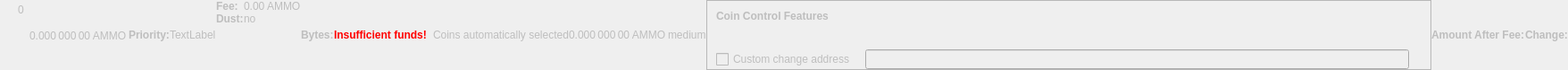
    <widget class="QWidget" name="dummyHideWidget" native="true">
     <property name="enabled">
      <bool>false</bool>
     </property>
     <property name="maximumSize">
      <size>
       <width>100</width>
       <height>22</height>
      </size>
     </property>
     <layout class="QHBoxLayout" name="dummyHideLayout">
      <property name="spacing">
       <number>0</number>
      </property>
      <property name="margin">
       <number>0</number>
      </property>
      <item>
       <layout class="QFormLayout" name="formLayoutCoinControl1">
        <property name="horizontalSpacing">
         <number>10</number>
        </property>
        <property name="verticalSpacing">
         <number>14</number>
        </property>
        <property name="leftMargin">
         <number>10</number>
        </property>
        <property name="topMargin">
         <number>4</number>
        </property>
        <property name="rightMargin">
         <number>6</number>
        </property>
        <item row="0" column="1">
         <widget class="QLabel" name="labelCoinControlBytes">
          <property name="cursor">
           <cursorShape>IBeamCursor</cursorShape>
          </property>
          <property name="contextMenuPolicy">
           <enum>Qt::ActionsContextMenu</enum>
          </property>
          <property name="text">
           <string notr="true">0</string>
          </property>
          <property name="textInteractionFlags">
           <set>Qt::LinksAccessibleByMouse|Qt::TextSelectableByKeyboard|Qt::TextSelectableByMouse</set>
          </property>
         </widget>
        </item>
       </layout>
      </item>
      <item>
       <widget class="QLabel" name="labelCoinControlAfterFee">
        <property name="enabled">
         <bool>false</bool>
        </property>
        <property name="sizePolicy">
         <sizepolicy hsizetype="Fixed" vsizetype="Fixed">
          <horstretch>0</horstretch>
          <verstretch>0</verstretch>
         </sizepolicy>
        </property>
        <property name="minimumSize">
         <size>
          <width>111</width>
          <height>12</height>
         </size>
        </property>
        <property name="maximumSize">
         <size>
          <width>111</width>
          <height>12</height>
         </size>
        </property>
        <property name="cursor">
         <cursorShape>IBeamCursor</cursorShape>
        </property>
        <property name="contextMenuPolicy">
         <enum>Qt::ActionsContextMenu</enum>
        </property>
        <property name="text">
         <string notr="true">0.000 000 00 AMMO</string>
        </property>
        <property name="textInteractionFlags">
         <set>Qt::LinksAccessibleByMouse|Qt::TextSelectableByKeyboard|Qt::TextSelectableByMouse</set>
        </property>
       </widget>
      </item>
      <item>
       <widget class="QLabel" name="labelCoinControlPriorityText">
        <property name="enabled">
         <bool>false</bool>
        </property>
        <property name="font">
         <font>
          <weight>75</weight>
          <bold>true</bold>
         </font>
        </property>
        <property name="text">
         <string>Priority:</string>
        </property>
       </widget>
      </item>
      <item>
       <layout class="QHBoxLayout" name="horizontalLayout">
        <item>
         <widget class="QLabel" name="WarningLabel">
          <property name="text">
           <string>TextLabel</string>
          </property>
         </widget>
        </item>
       </layout>
      </item>
      <item>
       <layout class="QFormLayout" name="formLayoutCoinControl3">
        <property name="horizontalSpacing">
         <number>0</number>
        </property>
        <property name="verticalSpacing">
         <number>0</number>
        </property>
        <property name="leftMargin">
         <number>0</number>
        </property>
        <property name="topMargin">
         <number>0</number>
        </property>
        <property name="rightMargin">
         <number>0</number>
        </property>
        <item row="0" column="0">
         <widget class="QLabel" name="labelCoinControlFeeText">
          <property name="enabled">
           <bool>false</bool>
          </property>
          <property name="font">
           <font>
            <weight>75</weight>
            <bold>true</bold>
           </font>
          </property>
          <property name="text">
           <string>Fee:</string>
          </property>
          <property name="margin">
           <number>0</number>
          </property>
         </widget>
        </item>
        <item row="0" column="1">
         <widget class="QLabel" name="labelCoinControlFee">
          <property name="enabled">
           <bool>false</bool>
          </property>
          <property name="cursor">
           <cursorShape>IBeamCursor</cursorShape>
          </property>
          <property name="contextMenuPolicy">
           <enum>Qt::ActionsContextMenu</enum>
          </property>
          <property name="text">
           <string notr="true">0.00 AMMO</string>
          </property>
          <property name="textInteractionFlags">
           <set>Qt::LinksAccessibleByMouse|Qt::TextSelectableByKeyboard|Qt::TextSelectableByMouse</set>
          </property>
         </widget>
        </item>
        <item row="1" column="0">
         <widget class="QLabel" name="labelCoinControlLowOutputText">
          <property name="enabled">
           <bool>false</bool>
          </property>
          <property name="font">
           <font>
            <weight>75</weight>
            <bold>true</bold>
           </font>
          </property>
          <property name="text">
           <string>Dust:</string>
          </property>
         </widget>
        </item>
        <item row="1" column="1">
         <widget class="QLabel" name="labelCoinControlLowOutput">
          <property name="enabled">
           <bool>false</bool>
          </property>
          <property name="cursor">
           <cursorShape>IBeamCursor</cursorShape>
          </property>
          <property name="contextMenuPolicy">
           <enum>Qt::ActionsContextMenu</enum>
          </property>
          <property name="text">
           <string>no</string>
          </property>
          <property name="textInteractionFlags">
           <set>Qt::LinksAccessibleByMouse|Qt::TextSelectableByKeyboard|Qt::TextSelectableByMouse</set>
          </property>
         </widget>
        </item>
       </layout>
      </item>
      <item>
       <widget class="QLabel" name="labelCoinControlBytesText">
        <property name="enabled">
         <bool>false</bool>
        </property>
        <property name="font">
         <font>
          <weight>75</weight>
          <bold>true</bold>
         </font>
        </property>
        <property name="text">
         <string>Bytes:</string>
        </property>
       </widget>
      </item>
      <item>
       <layout class="QFormLayout" name="formLayoutCoinControl2">
        <property name="horizontalSpacing">
         <number>0</number>
        </property>
        <property name="verticalSpacing">
         <number>0</number>
        </property>
        <property name="leftMargin">
         <number>0</number>
        </property>
        <property name="topMargin">
         <number>0</number>
        </property>
        <property name="rightMargin">
         <number>0</number>
        </property>
       </layout>
      </item>
      <item>
       <layout class="QHBoxLayout" name="horizontalLayoutCoinControl2">
        <property name="spacing">
         <number>0</number>
        </property>
        <property name="bottomMargin">
         <number>0</number>
        </property>
       </layout>
      </item>
      <item>
       <widget class="QLabel" name="labelCoinControlInsuffFunds">
        <property name="enabled">
         <bool>false</bool>
        </property>
        <property name="minimumSize">
         <size>
          <width>0</width>
          <height>0</height>
         </size>
        </property>
        <property name="font">
         <font>
          <weight>75</weight>
          <bold>true</bold>
         </font>
        </property>
        <property name="styleSheet">
         <string notr="true">color:red;font-weight:bold;</string>
        </property>
        <property name="text">
         <string>Insufficient funds!</string>
        </property>
        <property name="margin">
         <number>5</number>
        </property>
       </widget>
      </item>
      <item>
       <layout class="QFormLayout" name="formLayoutCoinControl4">
        <property name="horizontalSpacing">
         <number>0</number>
        </property>
        <property name="verticalSpacing">
         <number>0</number>
        </property>
        <property name="leftMargin">
         <number>0</number>
        </property>
        <property name="topMargin">
         <number>0</number>
        </property>
        <property name="rightMargin">
         <number>0</number>
        </property>
       </layout>
      </item>
      <item>
       <widget class="QLabel" name="labelCoinControlChangeLabel">
        <property name="enabled">
         <bool>false</bool>
        </property>
        <property name="sizePolicy">
         <sizepolicy hsizetype="Preferred" vsizetype="Expanding">
          <horstretch>0</horstretch>
          <verstretch>0</verstretch>
         </sizepolicy>
        </property>
        <property name="minimumSize">
         <size>
          <width>0</width>
          <height>0</height>
         </size>
        </property>
        <property name="text">
         <string/>
        </property>
        <property name="margin">
         <number>3</number>
        </property>
       </widget>
      </item>
      <item>
       <widget class="QLabel" name="labelCoinControlAutomaticallySelected">
        <property name="enabled">
         <bool>false</bool>
        </property>
        <property name="sizePolicy">
         <sizepolicy hsizetype="Fixed" vsizetype="Fixed">
          <horstretch>0</horstretch>
          <verstretch>0</verstretch>
         </sizepolicy>
        </property>
        <property name="minimumSize">
         <size>
          <width>0</width>
          <height>0</height>
         </size>
        </property>
        <property name="maximumSize">
         <size>
          <width>240</width>
          <height>16777215</height>
         </size>
        </property>
        <property name="text">
         <string>Coins automatically selected</string>
        </property>
        <property name="margin">
         <number>5</number>
        </property>
       </widget>
      </item>
      <item>
       <widget class="QLabel" name="labelCoinControlChange">
        <property name="enabled">
         <bool>false</bool>
        </property>
        <property name="sizePolicy">
         <sizepolicy hsizetype="Fixed" vsizetype="Fixed">
          <horstretch>0</horstretch>
          <verstretch>0</verstretch>
         </sizepolicy>
        </property>
        <property name="minimumSize">
         <size>
          <width>111</width>
          <height>0</height>
         </size>
        </property>
        <property name="maximumSize">
         <size>
          <width>111</width>
          <height>16777215</height>
         </size>
        </property>
        <property name="cursor">
         <cursorShape>IBeamCursor</cursorShape>
        </property>
        <property name="contextMenuPolicy">
         <enum>Qt::ActionsContextMenu</enum>
        </property>
        <property name="text">
         <string notr="true">0.000 000 00 AMMO</string>
        </property>
        <property name="textInteractionFlags">
         <set>Qt::LinksAccessibleByMouse|Qt::TextSelectableByKeyboard|Qt::TextSelectableByMouse</set>
        </property>
       </widget>
      </item>
      <item>
       <widget class="QLabel" name="labelCoinControlPriority">
        <property name="enabled">
         <bool>false</bool>
        </property>
        <property name="cursor">
         <cursorShape>IBeamCursor</cursorShape>
        </property>
        <property name="contextMenuPolicy">
         <enum>Qt::ActionsContextMenu</enum>
        </property>
        <property name="text">
         <string>medium</string>
        </property>
        <property name="textInteractionFlags">
         <set>Qt::LinksAccessibleByMouse|Qt::TextSelectableByKeyboard|Qt::TextSelectableByMouse</set>
        </property>
       </widget>
      </item>
      <item>
       <widget class="QFrame" name="frameCoinControl">
        <property name="sizePolicy">
         <sizepolicy hsizetype="Expanding" vsizetype="Expanding">
          <horstretch>0</horstretch>
          <verstretch>0</verstretch>
         </sizepolicy>
        </property>
        <property name="maximumSize">
         <size>
          <width>16777215</width>
          <height>16777215</height>
         </size>
        </property>
        <property name="frameShape">
         <enum>QFrame::StyledPanel</enum>
        </property>
        <property name="frameShadow">
         <enum>QFrame::Sunken</enum>
        </property>
        <layout class="QVBoxLayout" name="verticalLayoutCoinControl2_2">
         <property name="spacing">
          <number>0</number>
         </property>
         <property name="margin">
          <number>0</number>
         </property>
         <item>
          <layout class="QVBoxLayout" name="verticalLayoutCoinControl" stretch="0,0,0,1">
           <property name="spacing">
            <number>0</number>
           </property>
           <property name="leftMargin">
            <number>10</number>
           </property>
           <property name="topMargin">
            <number>10</number>
           </property>
           <item>
            <layout class="QHBoxLayout" name="horizontalLayoutCoinControl1">
             <property name="bottomMargin">
              <number>15</number>
             </property>
             <item>
              <widget class="QLabel" name="labelCoinControlFeatures">
               <property name="enabled">
                <bool>false</bool>
               </property>
               <property name="sizePolicy">
                <sizepolicy hsizetype="Preferred" vsizetype="Maximum">
                 <horstretch>0</horstretch>
                 <verstretch>0</verstretch>
                </sizepolicy>
               </property>
               <property name="font">
                <font>
                 <weight>75</weight>
                 <bold>true</bold>
                </font>
               </property>
               <property name="styleSheet">
                <string notr="true">font-weight:bold;</string>
               </property>
               <property name="text">
                <string>Coin Control Features</string>
               </property>
              </widget>
             </item>
            </layout>
           </item>
           <item>
            <widget class="QWidget" name="widgetCoinControl" native="true">
             <property name="sizePolicy">
              <sizepolicy hsizetype="Preferred" vsizetype="Preferred">
               <horstretch>0</horstretch>
               <verstretch>0</verstretch>
              </sizepolicy>
             </property>
             <property name="minimumSize">
              <size>
               <width>0</width>
               <height>0</height>
              </size>
             </property>
             <property name="styleSheet">
              <string notr="true"/>
             </property>
             <layout class="QHBoxLayout" name="horizontalLayoutCoinControl5_2">
              <property name="margin">
               <number>0</number>
              </property>
              <item>
               <layout class="QHBoxLayout" name="horizontalLayoutCoinControl3">
                <property name="spacing">
                 <number>20</number>
                </property>
                <property name="topMargin">
                 <number>0</number>
                </property>
                <property name="bottomMargin">
                 <number>10</number>
                </property>
               </layout>
              </item>
             </layout>
            </widget>
           </item>
           <item>
            <layout class="QHBoxLayout" name="horizontalLayoutCoinControl4" stretch="0,0,0">
             <property name="spacing">
              <number>12</number>
             </property>
             <property name="sizeConstraint">
              <enum>QLayout::SetDefaultConstraint</enum>
             </property>
             <property name="topMargin">
              <number>5</number>
             </property>
             <property name="rightMargin">
              <number>5</number>
             </property>
             <item>
              <widget class="QCheckBox" name="checkBoxCoinControlChange">
               <property name="enabled">
                <bool>false</bool>
               </property>
               <property name="toolTip">
                <string>If this is activated, but the change address is empty or invalid, change will be sent to a newly generated address.</string>
               </property>
               <property name="text">
                <string>Custom change address</string>
               </property>
              </widget>
             </item>
             <item>
              <widget class="QValidatedLineEdit" name="lineEditCoinControlChange">
               <property name="enabled">
                <bool>false</bool>
               </property>
               <property name="sizePolicy">
                <sizepolicy hsizetype="Expanding" vsizetype="Fixed">
                 <horstretch>0</horstretch>
                 <verstretch>0</verstretch>
                </sizepolicy>
               </property>
              </widget>
             </item>
             <item>
              <widget class="QLabel" name="labelCoinControlChangeLabel_2">
               <property name="sizePolicy">
                <sizepolicy hsizetype="Preferred" vsizetype="Expanding">
                 <horstretch>0</horstretch>
                 <verstretch>0</verstretch>
                </sizepolicy>
               </property>
               <property name="minimumSize">
                <size>
                 <width>0</width>
                 <height>0</height>
                </size>
               </property>
               <property name="text">
                <string/>
               </property>
               <property name="margin">
                <number>3</number>
               </property>
              </widget>
             </item>
            </layout>
           </item>
           <item>
            <spacer name="verticalSpacerCoinControl">
             <property name="orientation">
              <enum>Qt::Vertical</enum>
             </property>
             <property name="sizeHint" stdset="0">
              <size>
               <width>800</width>
               <height>1</height>
              </size>
             </property>
            </spacer>
           </item>
          </layout>
         </item>
        </layout>
       </widget>
      </item>
      <item>
       <widget class="QLabel" name="labelCoinControlAfterFeeText">
        <property name="enabled">
         <bool>false</bool>
        </property>
        <property name="minimumSize">
         <size>
          <width>0</width>
          <height>0</height>
         </size>
        </property>
        <property name="maximumSize">
         <size>
          <width>16777215</width>
          <height>16777215</height>
         </size>
        </property>
        <property name="font">
         <font>
          <weight>75</weight>
          <bold>true</bold>
         </font>
        </property>
        <property name="text">
         <string>Amount After Fee:</string>
        </property>
        <property name="alignment">
         <set>Qt::AlignLeading|Qt::AlignLeft|Qt::AlignVCenter</set>
        </property>
        <property name="margin">
         <number>0</number>
        </property>
       </widget>
      </item>
      <item>
       <widget class="QLabel" name="labelCoinControlChangeText">
        <property name="enabled">
         <bool>false</bool>
        </property>
        <property name="sizePolicy">
         <sizepolicy hsizetype="Preferred" vsizetype="Preferred">
          <horstretch>0</horstretch>
          <verstretch>0</verstretch>
         </sizepolicy>
        </property>
        <property name="minimumSize">
         <size>
          <width>0</width>
          <height>0</height>
         </size>
        </property>
        <property name="maximumSize">
         <size>
          <width>16777215</width>
          <height>16777215</height>
         </size>
        </property>
        <property name="font">
         <font>
          <weight>75</weight>
          <bold>true</bold>
         </font>
        </property>
        <property name="text">
         <string>Change:</string>
        </property>
        <property name="alignment">
         <set>Qt::AlignLeading|Qt::AlignLeft|Qt::AlignVCenter</set>
        </property>
       </widget>
      </item>
     </layout>
    </widget>
